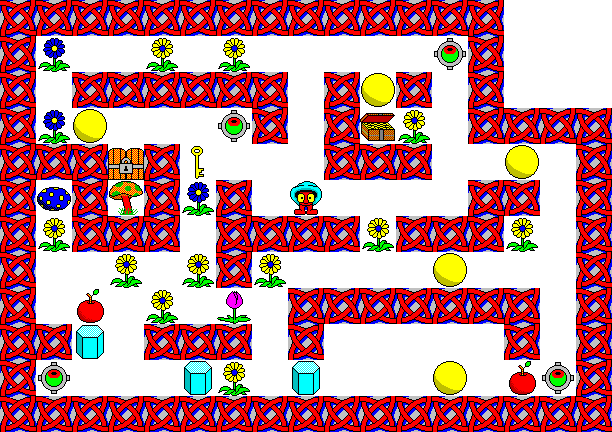

Below is a game level as drawn by its tile map, then a one-line description and the .tmx that defines it (tile-layer data replaced by summaries):
An orthogonal 17x12 tile map with 36x36 px tiles, 2 tile layers (ground, hazard).

<map version="1.0" orientation="orthogonal" width="17" height="12" tilewidth="36" tileheight="36">
 <tileset firstgid="1" name="tileset" tilewidth="36" tileheight="36">
  <image source="tileset.png" width="256" height="256" />
 </tileset>
 <layer name="ground" width="17" height="12">
  <data>[204 cells, 204 non-empty, 1 distinct tile ids]</data>
 </layer>
 <layer name="hazard" width="17" height="12">
  <data>[204 cells, 134 non-empty, 14 distinct tile ids]</data>
 </layer>
</map>
